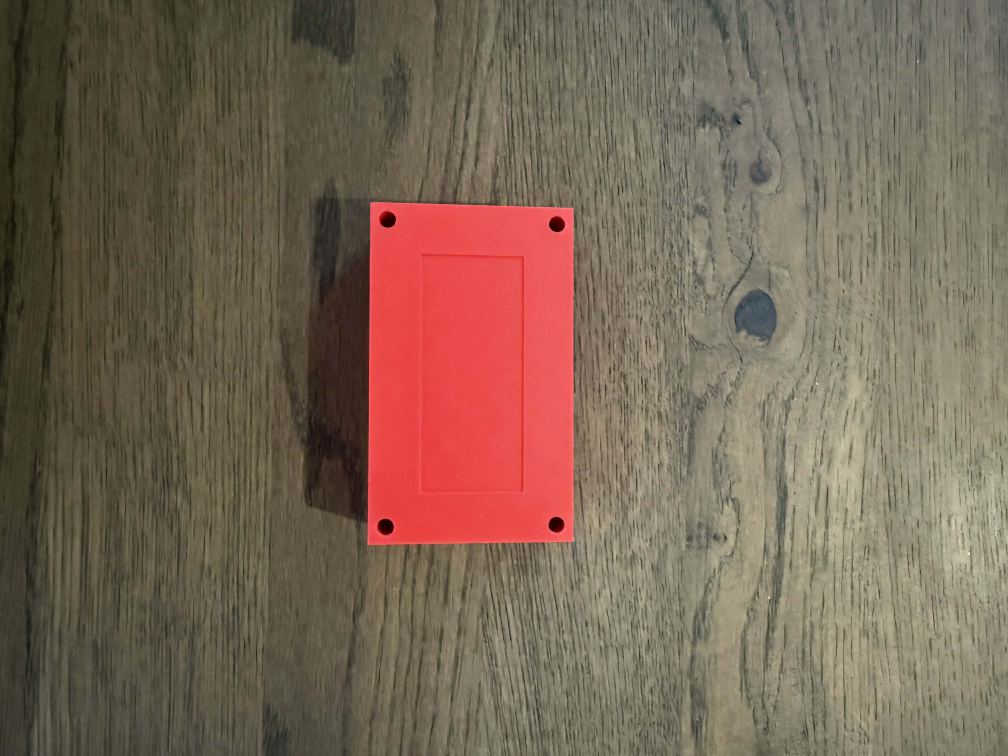
#> input picture 03_data/Sample_images/Sample2.jpg, 4032 x 3024 px, found by its file name (shown at 1/4 size)
$ python transformations.py
#> lines starting #> are read from the running program, lines starting #| are printed output that depends on the picture
### tests/rescale_size_drawing.py
from pathlib import Path
import numpy as np
import cv2 as cv

# Variables to locate "Sample_images" folder
SCRIPT_DIR = Path(__file__).resolve().parent
PROJECT_ROOT = SCRIPT_DIR.parent
PICTURE_FOLDER = PROJECT_ROOT / "data" / "Sample_images"


def load_image(filename):
    """Always loads images from path in variable "PICTURE_FOLDER"
    """
#> called with filename = 'Sample2.jpg'
    path = PICTURE_FOLDER / filename
    img = cv.imread(path)
#> img is the input picture: shape (3024, 4032, 3); mean B, G, R 85.5, 102, 121.5
    assert img is not None, f"Could not read image: {path}"
    return img

def rescalePicture(frame, scale=0.4):
    """Rescales the picture

    Args:
        frame (_type_): jpg, png
        scale (float, optional): Change this value depending on rescale needs. Defaults to 0.4.

    Returns:
        _type_: jpg, png
    """
#> called with scale = 0.4
    width = int(frame.shape[1] * scale)
#> width = 1612
    height = int(frame.shape[0] * scale)
#> height = 1209

    dimensions = (width,height)
#> dimensions = (1612, 1209)

    return cv.resize(frame, dimensions, interpolation=cv.INTER_AREA)

img = load_image("Sample2.jpg")
resized_image = (rescalePicture(img))
h, w = img.shape[:2]
#> h = 3024; w = 4032
Picture_size_text = f"{h} x {w}"
#> Picture_size_text = '3024 x 4032'
font = cv.FONT_ITALIC

cv.putText(resized_image,
           f"Image Size: {Picture_size_text}px",
           (10,30),
           font, 1,(255,255,255),2,cv.LINE_AA)
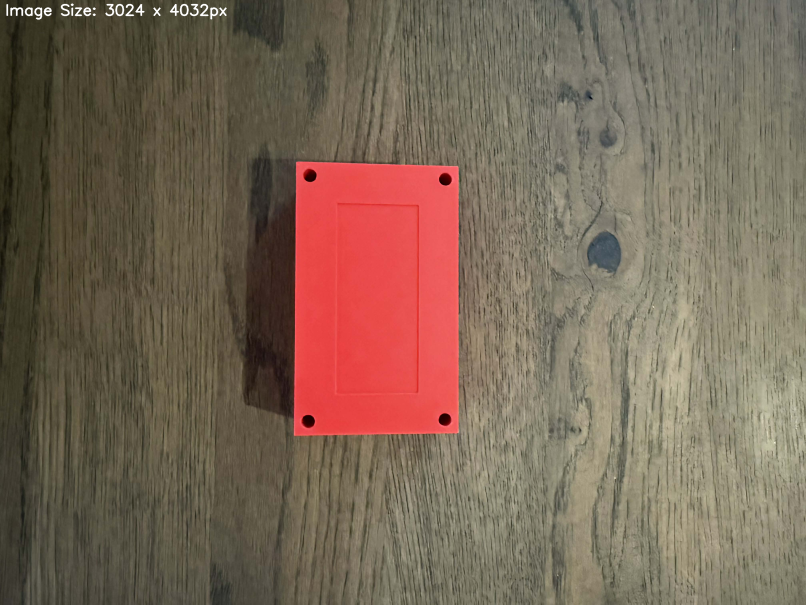
#> resized_image: shape (1209, 1612, 3) (shown at 1/2 size); mean B, G, R 85.9, 102.3, 121.9
cv.imshow("Sample2", resized_image)

drawing = False # true if mouse is pressed
mode = True # if True, draw rectangle.
ix, iy = -1, -1

original = resized_image.copy()
overlay = resized_image.copy()

# [18 lines left out: function draw_rectangle, not called in this run]

cv.namedWindow("Sample2")
cv.setMouseCallback("Sample2", draw_rectangle)

while True:
    cv.imshow("Sample2", overlay)
    k = cv.waitKey(1) & 0xFF
#> (key Esc is pressed here)
    if k == ord("m"):
        mode = not mode
    elif k == 27:
        break

cv.destroyAllWindows()

print(img.shape)
#| (3024, 4032, 3)
if len(img.shape) == 3:
    print("Color image (BGR)")
else:
    print("Grayscale image")

### tests/transformations.py
import cv2 as cv
import numpy as np
from rescale_size_drawing import load_image
from rescale_size_drawing import rescalePicture

img = load_image("Sample2.jpg")
resized_img = rescalePicture(img, scale=0.2)
#> call 2 of rescalePicture, with scale = 0.2
#> in rescalePicture (call 2), `return cv.resize(frame, dimensions, interpolation=cv.INTER_AREA)`:
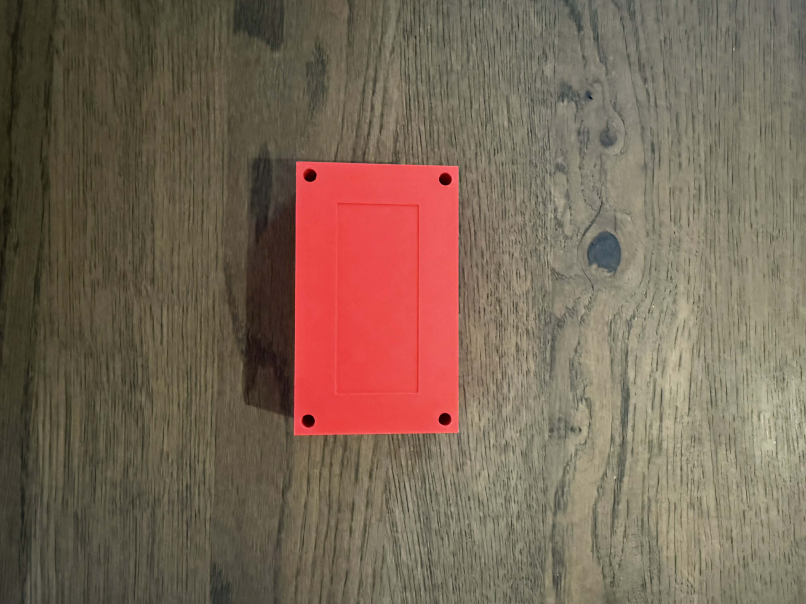
#> returned value: shape (604, 806, 3); mean of channels 0, 1, 2 85.5, 102, 121.5; drawn as B, G, R

cv.imshow("Sample2", resized_img)

# Translation
def translate(img, x, y):
#> called with x = -100, y = 50
    TranslateMatrix = np.float32([[1,0,x],[0,1,y]])
    dimensions = (img.shape[1], img.shape[0])
#> dimensions = (806, 604)
    return cv.warpAffine(img, TranslateMatrix, dimensions)
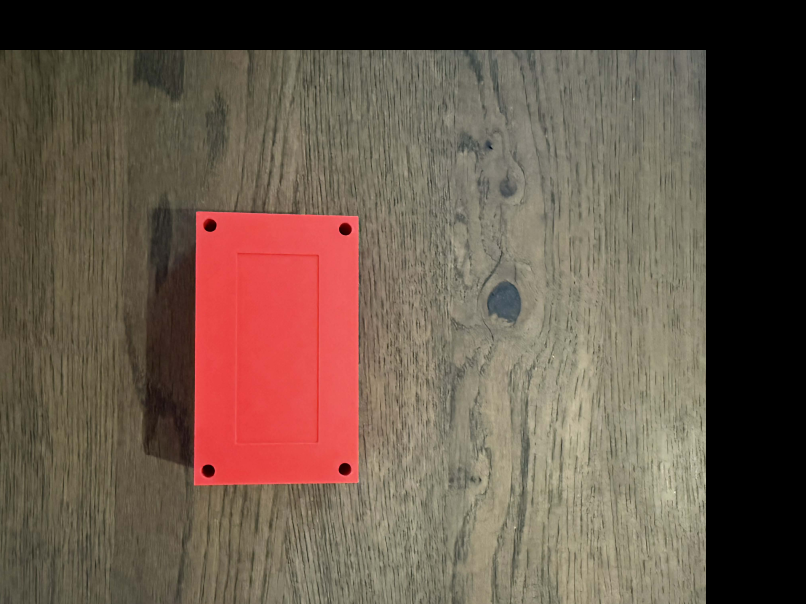
#> returned value: shape (604, 806, 3); mean of channels 0, 1, 2 73.2, 86.1, 104.8; drawn as B, G, R

# -x --> Left
# -y --> Up
# x --> Right
# y --> Down

translated_image = translate(resized_img, -100, 50)
cv.imshow("translated", translated_image)

# Rotation
def rotation(img, angle, rotPoint=None):
#> called with angle = 45
    (height,width) = img.shape[:2]
#> height = 604; width = 806

    if rotPoint is None:
        rotPoint = (width//2,height//2)
#> rotPoint = (403, 302)

    RotationMatrix = cv.getRotationMatrix2D(rotPoint, angle, 1.0 )
    dimensions = (width, height)
#> dimensions = (806, 604)

    return cv.warpAffine(resized_img, RotationMatrix, dimensions)
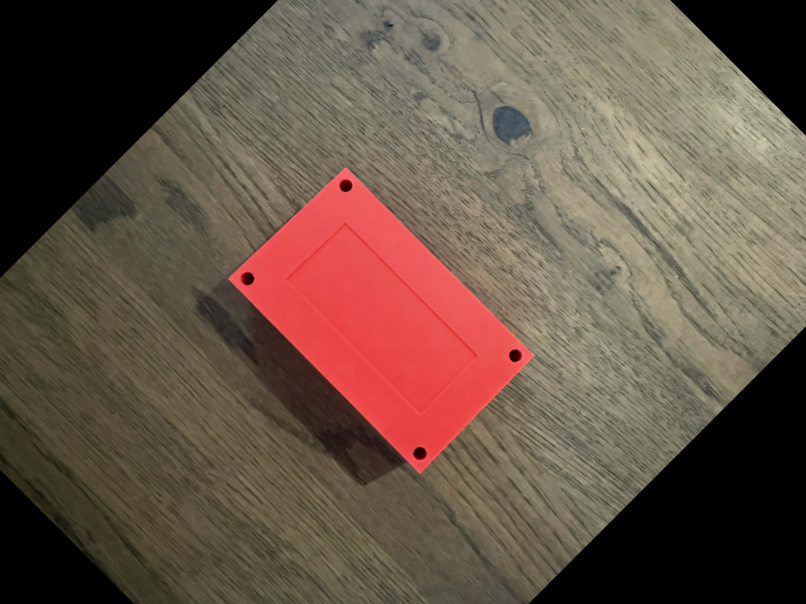
#> returned value: shape (604, 806, 3); mean of channels 0, 1, 2 69.7, 83.1, 102.1; drawn as B, G, R

rotated = rotation(resized_img, 45)
cv.imshow("rotated", rotated)
cv.waitKey(0)

$ run again, with 03_data/Sample_images/frame_1764083636036.png saved as 03_data/Sample_images/Sample2.jpg
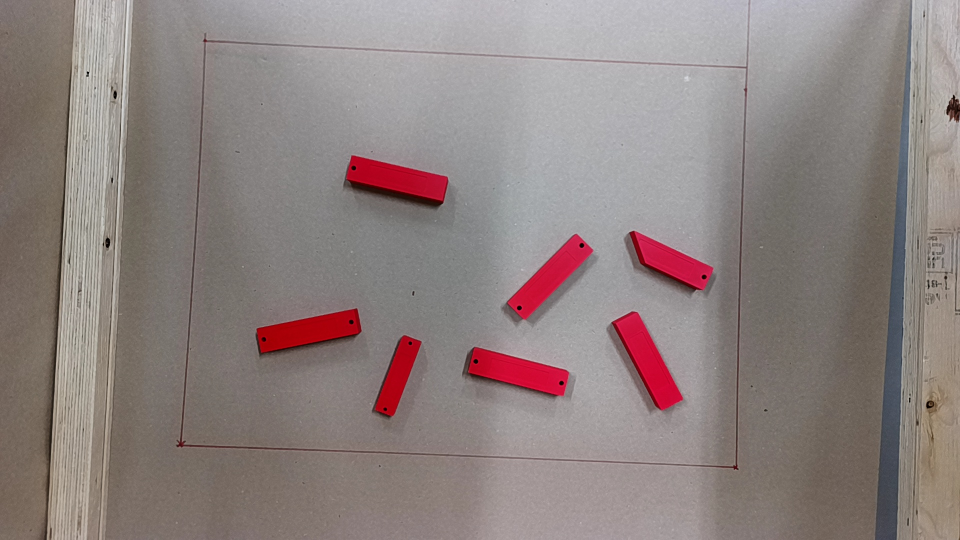
#> input picture 03_data/Sample_images/frame_1764083636036.png, 1920 x 1080 px, found by its file name (shown at 1/2 size)
#> in load_image, img is the input picture: shape (1080, 1920, 3); mean B, G, R 127.9, 129.9, 142
#> `cv.putText(resized_image, f"Image Size: {Picture_size_text}px", (10,30..`:
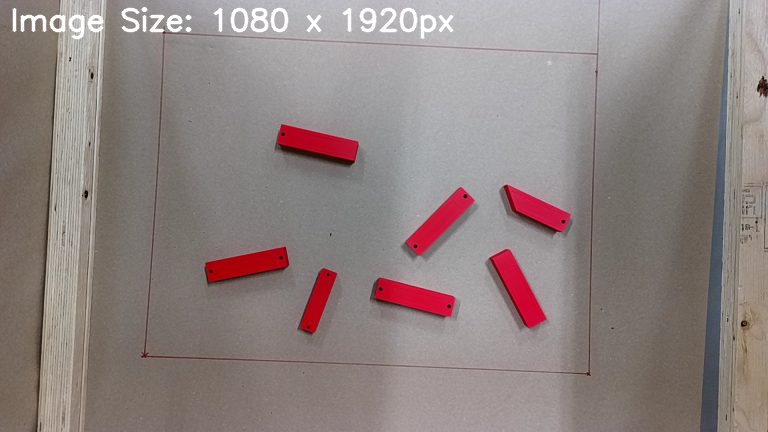
#> resized_image: shape (432, 768, 3); mean B, G, R 128.8, 130.8, 142.9
#| (1080, 1920, 3)
#> in rotation, `return cv.warpAffine(resized_img, RotationMatrix, dimensions)`:
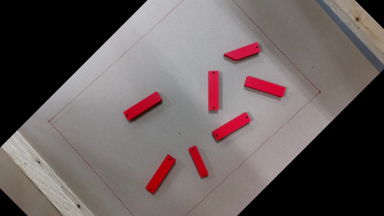
#> returned value: shape (216, 384, 3); mean of channels 0, 1, 2 94.3, 94.7, 104.6; drawn as B, G, R

$ run again, with 03_data/Sample_images/frame_1764083658636.png saved as 03_data/Sample_images/Sample2.jpg
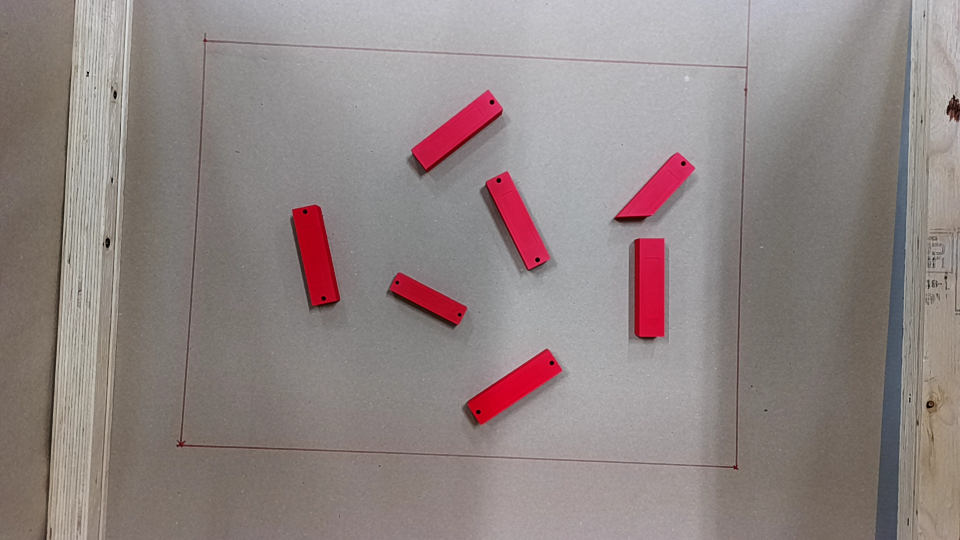
#> input picture 03_data/Sample_images/frame_1764083658636.png, 1920 x 1080 px, found by its file name (shown at 1/2 size)
#> in load_image, img is the input picture: shape (1080, 1920, 3); mean B, G, R 131.6, 132.9, 144.4
#> `cv.putText(resized_image, f"Image Size: {Picture_size_text}px", (10,30..`:
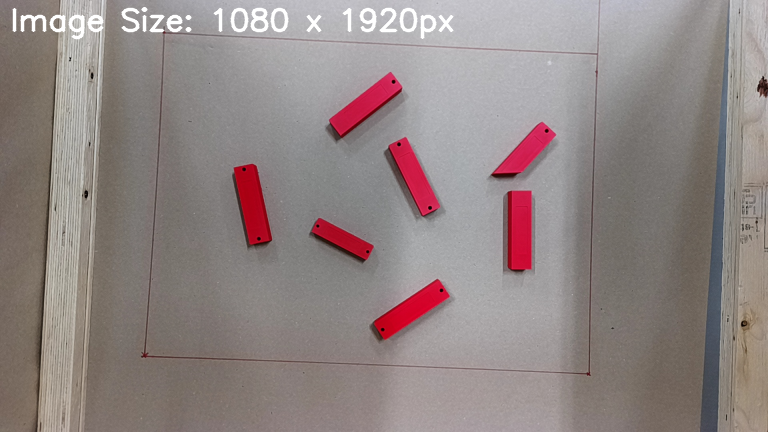
#> resized_image: shape (432, 768, 3); mean B, G, R 132.5, 133.8, 145.3
#| (1080, 1920, 3)
#> in rotation, `return cv.warpAffine(resized_img, RotationMatrix, dimensions)`:
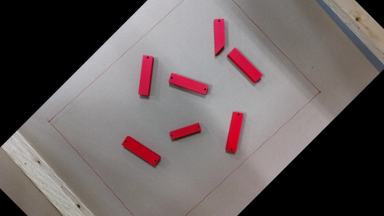
#> returned value: shape (216, 384, 3); mean of channels 0, 1, 2 97, 96.9, 106.4; drawn as B, G, R

$ run again, with 03_data/Sample_images/frame_1764083678980.png saved as 03_data/Sample_images/Sample2.jpg
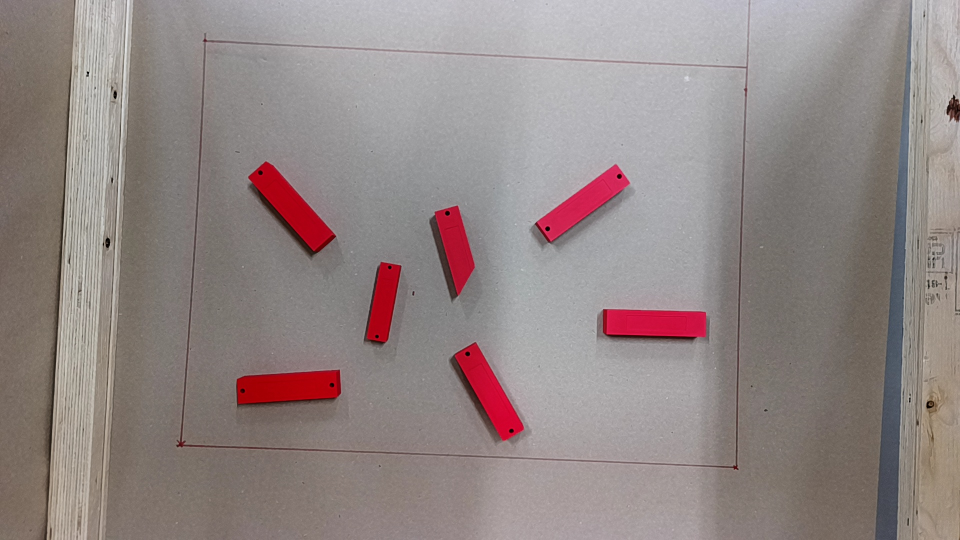
#> input picture 03_data/Sample_images/frame_1764083678980.png, 1920 x 1080 px, found by its file name (shown at 1/2 size)
#> in load_image, img is the input picture: shape (1080, 1920, 3); mean B, G, R 133.2, 134.6, 146.3
#> `cv.putText(resized_image, f"Image Size: {Picture_size_text}px", (10,30..`:
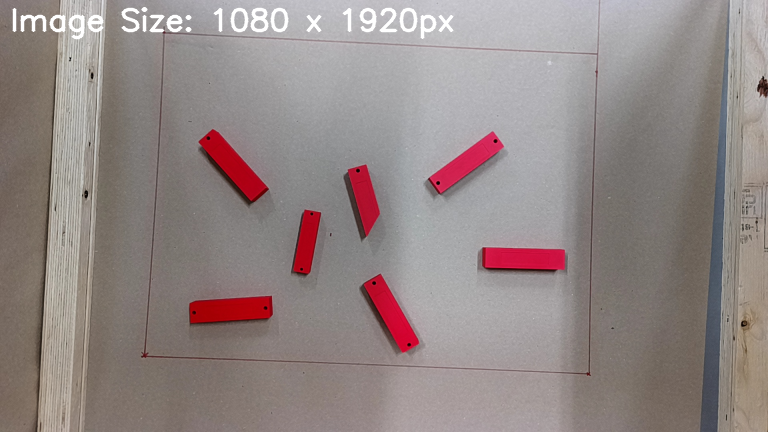
#> resized_image: shape (432, 768, 3); mean B, G, R 134, 135.5, 147.2
#| (1080, 1920, 3)
#> in rotation, `return cv.warpAffine(resized_img, RotationMatrix, dimensions)`:
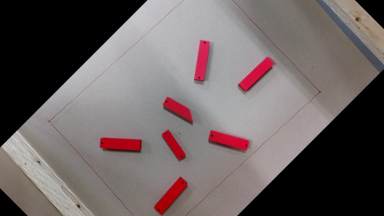
#> returned value: shape (216, 384, 3); mean of channels 0, 1, 2 98.2, 98.3, 107.8; drawn as B, G, R
